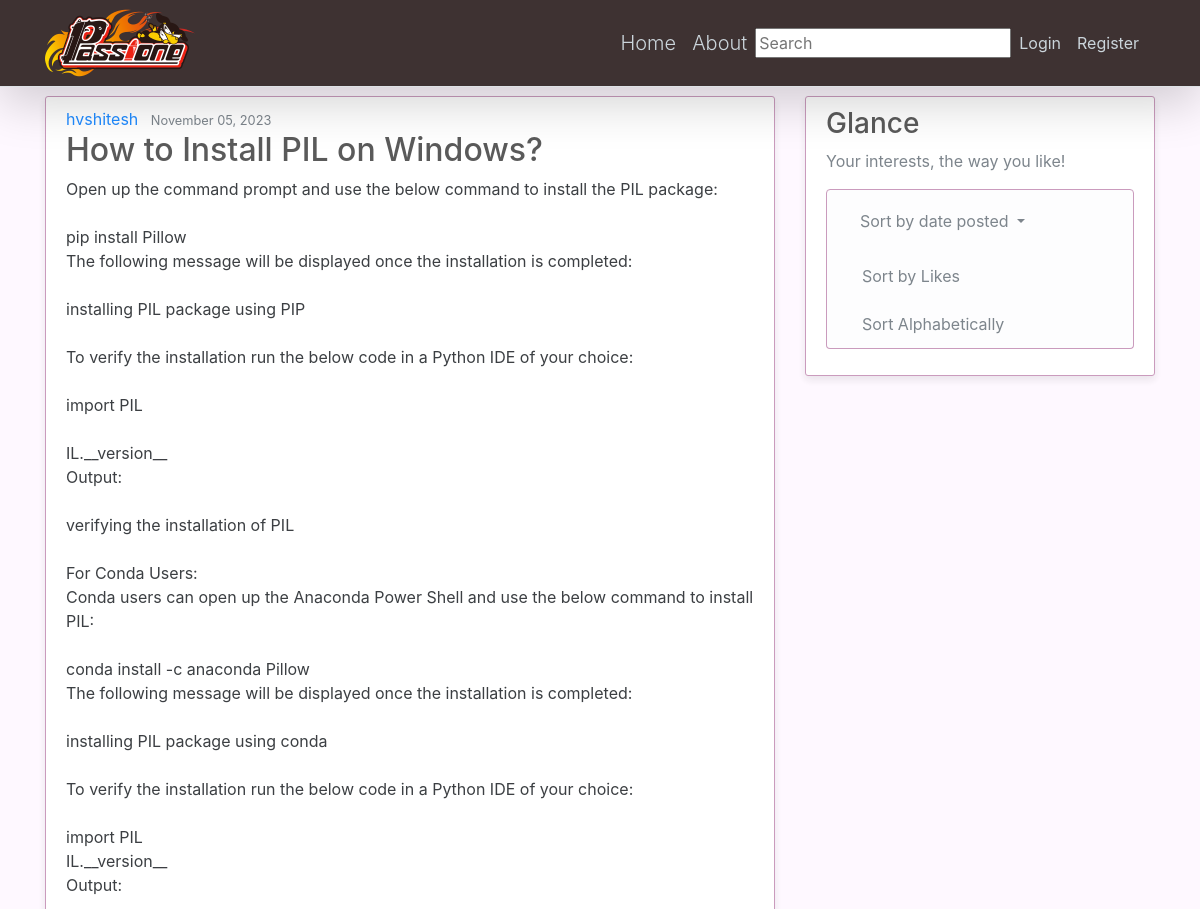
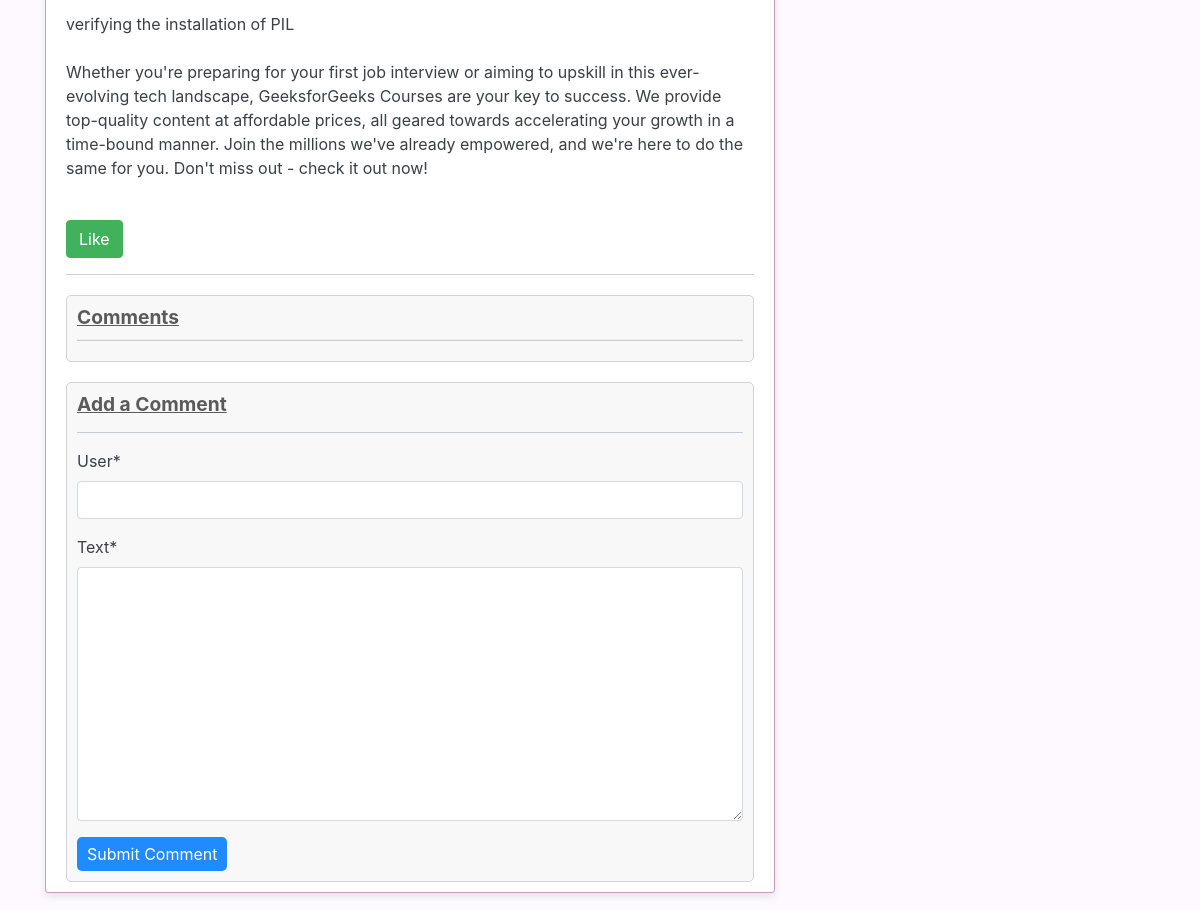
The app's page /post/17/ with its own data (2 pictures, top to bottom).
### blog/models.py (models this page shows, shortened)
class Post(models.Model):
	title = models.CharField(max_length=100)
	content = models.TextField()
	date_posted = models.DateTimeField(default=timezone.now)
	author = models.ForeignKey(User, on_delete=models.CASCADE)  #, a ForeignKey is a field used to create a many-to-one relationship between two models in a database.
	likes = models.ManyToManyField(User, related_name='liked_posts')
	category = models.ForeignKey(Category, on_delete=models.SET_NULL, null=True)

### blog/views.py (the view)
# urls.py: path('post/<int:pk>/', PostDetailView.as_view(), name = 'post-detail'),  #pk is the primary key of post
class PostDetailView(DetailView):
    model = Post
    template_name = 'blog/post_detail.html'
    context_object_name = 'post'
    def get_context_data(self, **kwargs):
        context = super().get_context_data(**kwargs)
        context['comments'] = Comment.objects.filter(post=self.object)
        context['comment_form'] = CommentForm()
        return context
    def post(self, request, *args, **kwargs):
        post = self.get_object()
        form = CommentForm(request.POST)
        if form.is_valid():
            comment = form.save(commit=False)
            comment.post = post
            comment.save()
            return redirect('post-detail', pk=post.pk)

### blog/forms.py
class CommentForm(forms.ModelForm):
    class Meta:
        model = Comment
        fields = ['user', 'text']

### blog/templates/blog/post_detail.html (shortened to what this page needs)
{% extends "blog/base.html" %}
{% load crispy_forms_tags %}
{% block content %}
	<article class="media content-section">
    <div class="media-body">
      <div class="article-metadata">
        <a class="mr-2" href="{% url 'user-posts' object.author.username %}">{{ object.author }}</a>
        <small class="text-muted">{{ object.date_posted|date:"F d, Y" }}</small>
      </div>
      <h2 class="article-title">{{ object.title }}</h2>
      <p class="article-content">{{ object.content|linebreaksbr }}</p>
      <form method="post" action="{% url 'like' post.pk %}">
        <button type="submit" class="btn btn-link col" >
            {% if request.user in post.likes.all %}
              <button class="btn btn-danger">
                Unlike
              </button>
            {% else %}
              <button class="btn btn-success">
                Like
              </button>
            {% endif %}
        </button>
      </form>
      <hr>
    <div class="comments">
      <h3><strong><u>Comments</u></strong></h3>
      <hr>
    </div>
    <div class="comment-form">
        <h3><strong><u>Add a Comment</u></strong></h3>
        <hr>
        <form method="POST" action="{% url 'post-detail' pk=post.pk %}">
            {{ comment_form|crispy }}
            <button type="submit" class="btn btn-primary">Submit Comment</button>
        </form>
      </div>
    </div>
  </article>
{% endblock content %}

### blog/static/blog/main.css (style rules this page uses)
h1, h2, h3, h4, h5, h6 { color: #444444; }
.content-section { background: #ffffff; padding: 10px 20px; border: 1px solid #dddddd; border-radius: 3px; margin-bottom: 20px; }

### blog/templates/blog/base.html (style rules this page uses)
body { background-color: #fef8ff; background-image: url('/media/background.png'); background-repeat: no-repeat; background-attachment: fixed; }
.content-section { box-shadow: 0 4px 8px rgba(0, 0, 0, 0.1); border-color: #c38eb4; opacity: 88%; }
hr { height: 1px; color: #123455; background-color: #123455; border: none; }

### blog/templates/blog/post_detail.html (style rules this page uses)
.comments { background-color: #f8f8f8; border: 1px solid #ccc; border-radius: 5px; padding: 10px; margin-top: 20px; }
.comments h3 { font-size: 1.2em; margin: 0; }
.comments hr { margin: 10px 0; border: 0; border-top: 1px solid #ccc; }
.comment-form { margin-top: 20px; padding: 10px; background-color: #f8f8f8; border: 1px solid #ccc; border-radius: 5px; }
.comment-form h3 { font-size: 1.2em; margin: 0; }
.comment-form form { margin-top: 10px; }
.comment-form button { background-color: #007bff; color: #fff; border: none; padding: 5px 10px; border-radius: 5px; cursor: pointer; }

### records on screen
Post: author "hvshitesh", date_posted "November 05, 2023", title "How to Install PIL on Windows?", content "Open up the command prompt and use the below command to install the PIL package: pip install Pillow The following message will be displayed once the installation is completed: installing PIL package using PIP To verify the installation run the below code in a Python IDE of your choice: import PIL IL.__version__ Output: verifying the installation of PIL For Conda Users: Conda users can open up the Anaconda Power Shell and use the below command to install PIL: conda install -c anaconda Pillow The following message will be displayed once the installation is completed: installing PIL package using conda To verify the installation run the below code in a Python IDE of your choice: import PIL…"
